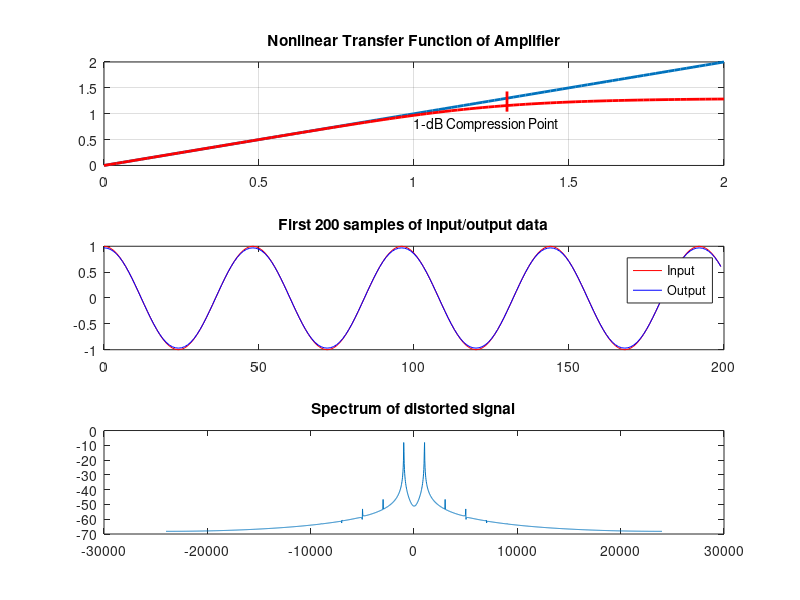
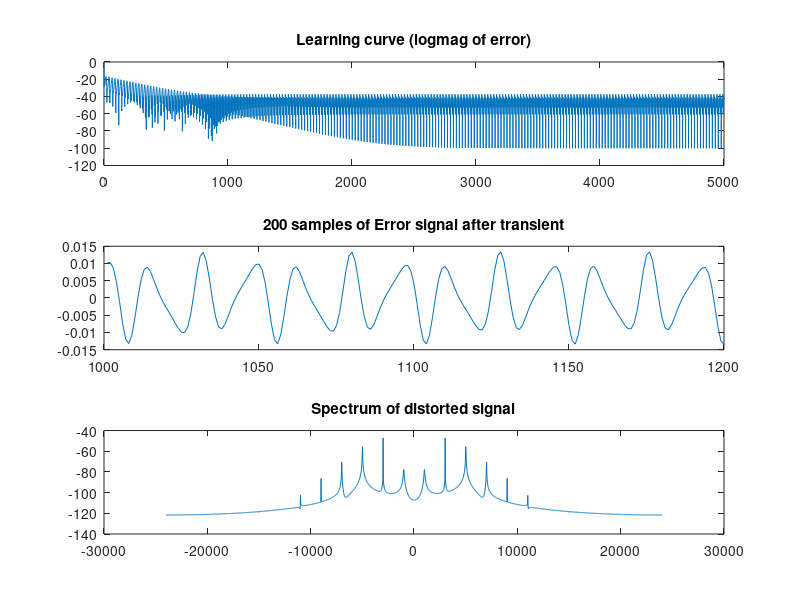

Here is the MATLAB script that generated these plots, in order:
clear
close all

% Task A

fs=48000;
f=1000;
N=5000;
% Generate 2000 samples of data
x=cos(2*pi*[0:N-1]*f/fs);
clip=1.3;
x_0=abs(x)/clip;
phi=angle(x);
y1=clip*(x_0./(1+x_0.^6).^(1/6)).*cos(phi);

% Plot non-linear transfer function
figure
subplot(3,1,1)
clip=1.3;
x_dat=0:0.02:2;
x_0=abs(x_dat)/clip;
y_dat=clip*(x_0./(1+x_0.^6).^(1/6));
plot(x_dat,x_dat,'linewidth',2)
hold on
plot(x_dat,y_dat,'r','linewidth',2)
plot([1 1]*clip,[0.80 1.1]*clip,'r','linewidth',2) 
hold off
grid
title('Nonlinear Transfer Function of Amplifier')
text(1.0,0.8,'1-dB Compression Point')

% Plot 200 samples of input and output data
subplot(3,1,2)
plot(0:199,x(1:200),'r')
hold on
plot(0:199,y1(1:200),'b')
title('First 200 samples of input/output data')
legend('Input','Output')

% Plot spectrum of distorted
subplot(3,1,3)
ww=kaiser(2000)';
ww=ww/sum(ww);
plot(linspace(-0.5,0.5,2000)*fs,fftshift(20*log10(abs(fft(y1(1:2000)).*ww))))
title('Spectrum of distorted signal')

% Task B
n_taps=4;
reg=zeros(1,n_taps);
wts=zeros(1,4);
y2=zeros(1,N);
y3=zeros(1,N);
wts(1)=1;
mu=0.1;
err_sv=zeros(1,N);
% Run LMS algorithm
for n=1:N
    y2(n)=reg*wts';
    y3(n)=y1(n)-y2(n);
    if n>n_taps
        wts=wts+mu*reg*conj(y3(n));
    end
    reg=[x(n) reg(1:3)];
end

figure
subplot(3,1,1)
plot(0:N-1,20*log10(abs(y3)))
title('Learning curve (logmag of error)')
subplot(3,1,2)
plot(1001:1200,y3(1001:1200));
title('200 samples of Error signal after transient')
subplot(3,1,3);
plot(linspace(-0.5,0.5,2000)*fs,fftshift(20*log10(abs(fft(y3(1001:3000)).*ww))))
title('Spectrum of distorted signal')
THD=100*var(y3)/var(y2);
disp(['Total harmonic distortion: ' num2str(THD) '%'])

